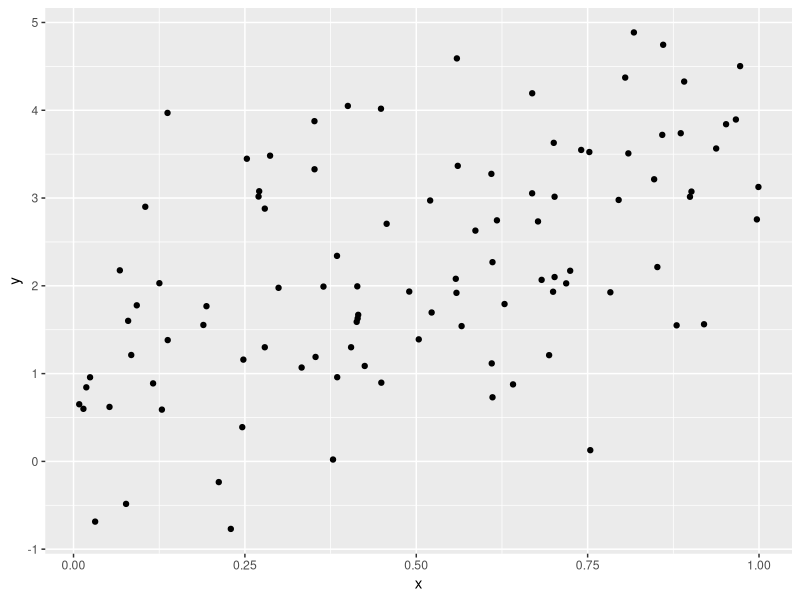

Reproduce this figure in R.
## ---- chunk 1
library(tidyverse)

plot_df = 
  tibble(
    x = runif(100),
    y = 1 + 2  * x + rnorm(100)
  )

plot_df %>%
  ggplot(aes(x = x, y = y)) +
  geom_point()
